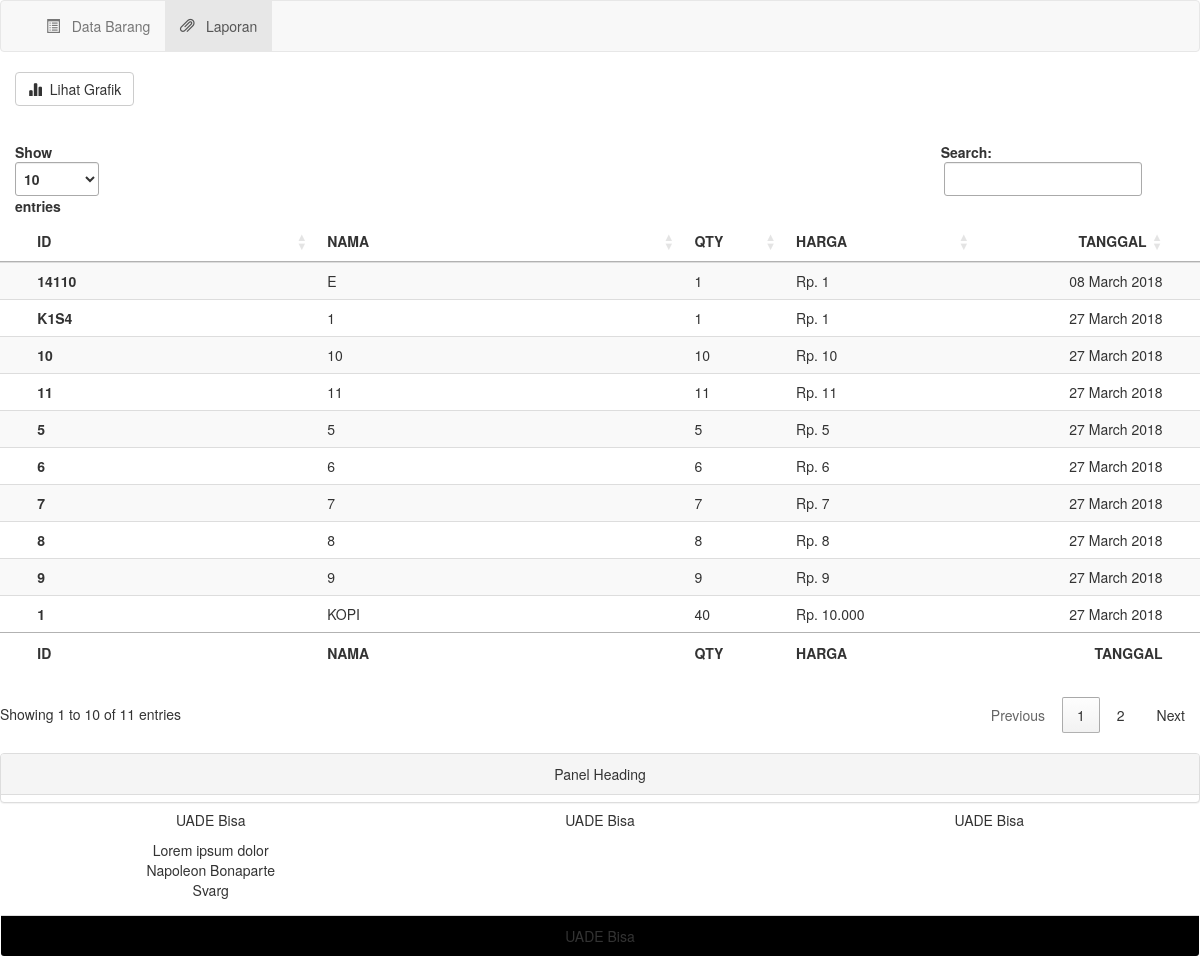
The app's page /laporan.php with its own data.
### tables this page shows
CREATE TABLE `data_barang` (
  `id_barang` varchar(18) NOT NULL,
  `nama_barang` varchar(30) NOT NULL,
  `qty_barang` int(11) NOT NULL,
  `harga_barang` int(11) NOT NULL,
  `tgl_add` timestamp NOT NULL DEFAULT CURRENT_TIMESTAMP
);

### data_laporan.php (the view, shortened to what this page needs)
<table  style="margin-bottom: 2%;" class="table table-striped table-hover" id="data">
   <thead>
    <tr>
      <th style="text-align: center; width: 1%;"></th>
      <th style="width: 10%;">ID</th>
      <th style="width: 19%; word-wrap: break-word;">NAMA</th>
      <th style="width: 5%;">QTY</th>
      <th style="width: 10%;">HARGA</th>
      <th style="width: 10%; text-align: right;">TANGGAL</th>
      <th style="text-align: center; width: 1%;"></th>
    </tr>
  </thead>
  <tfoot>
    <tr>
      <th style="text-align: center; width: 1%;"></th>
      <th style="width: 15%;">ID</th>
      <th style="width: 19%; word-wrap: break-word;">NAMA</th>
      <th style="width: 5%;">QTY</th>
      <th style="width: 10%;">HARGA</th>
      <th style="width: 10%; text-align: right;">TANGGAL</th>
      <th style="text-align: center; width: 1%;"></th>
    </tr>
  </tfoot>
  <tbody>
    <?php include "koneksi.php";
      $query = "SELECT * FROM data_barang ORDER BY tgl_add, nama_barang ASC";
      $result = mysqli_query($koneksi, $query) or die(mysqli_error($koneksi));
      while($row = mysqli_fetch_array($result)){
        $id_barang    = $row['id_barang'];
        $nama_barang  = $row['nama_barang'];
        $harga_barang = $row['harga_barang'];
        $qty_barang   = $row['qty_barang'];
        $tanggal      = $row['tgl_add'];
      ?>
  <tr>
      <td></td>
      <th scope="row"><?php echo $id_barang; ?></td>
      <td><?php echo $nama_barang ?></td>
      <td><?php echo number_format($qty_barang, 0, '.', '.'); ?></td>
      <td><?php echo 'Rp. '.number_format($harga_barang, 0, '.', '.'); ?></td>
      <td style="text-align: right;"><?php echo date('d F Y',strtotime($tanggal)); ?></td>
      <td></td>
      </tr>
      <?php } ?>
      </tbody>
</table>

### laporan.php (style rules this page uses)
html, body { height: 100%; margin: 0; }

### records on screen
data_barang: id_barang "14110", nama_barang "E", qty_barang "1", harga_barang "1", tgl_add "08 March 2018"
data_barang: id_barang "K1S4", nama_barang "1", qty_barang "1", harga_barang "1", tgl_add "27 March 2018"
data_barang: id_barang "10", nama_barang "10", qty_barang "10", harga_barang "10", tgl_add "27 March 2018"
data_barang: id_barang "11", nama_barang "11", qty_barang "11", harga_barang "11", tgl_add "27 March 2018"
data_barang: id_barang "5", nama_barang "5", qty_barang "5", harga_barang "5", tgl_add "27 March 2018"
data_barang: id_barang "6", nama_barang "6", qty_barang "6", harga_barang "6", tgl_add "27 March 2018"
data_barang: id_barang "7", nama_barang "7", qty_barang "7", harga_barang "7", tgl_add "27 March 2018"
data_barang: id_barang "8", nama_barang "8", qty_barang "8", harga_barang "8", tgl_add "27 March 2018"
data_barang: id_barang "9", nama_barang "9", qty_barang "9", harga_barang "9", tgl_add "27 March 2018"
data_barang: id_barang "1", nama_barang "KOPI", qty_barang "40", harga_barang "10.000", tgl_add "27 March 2018"
